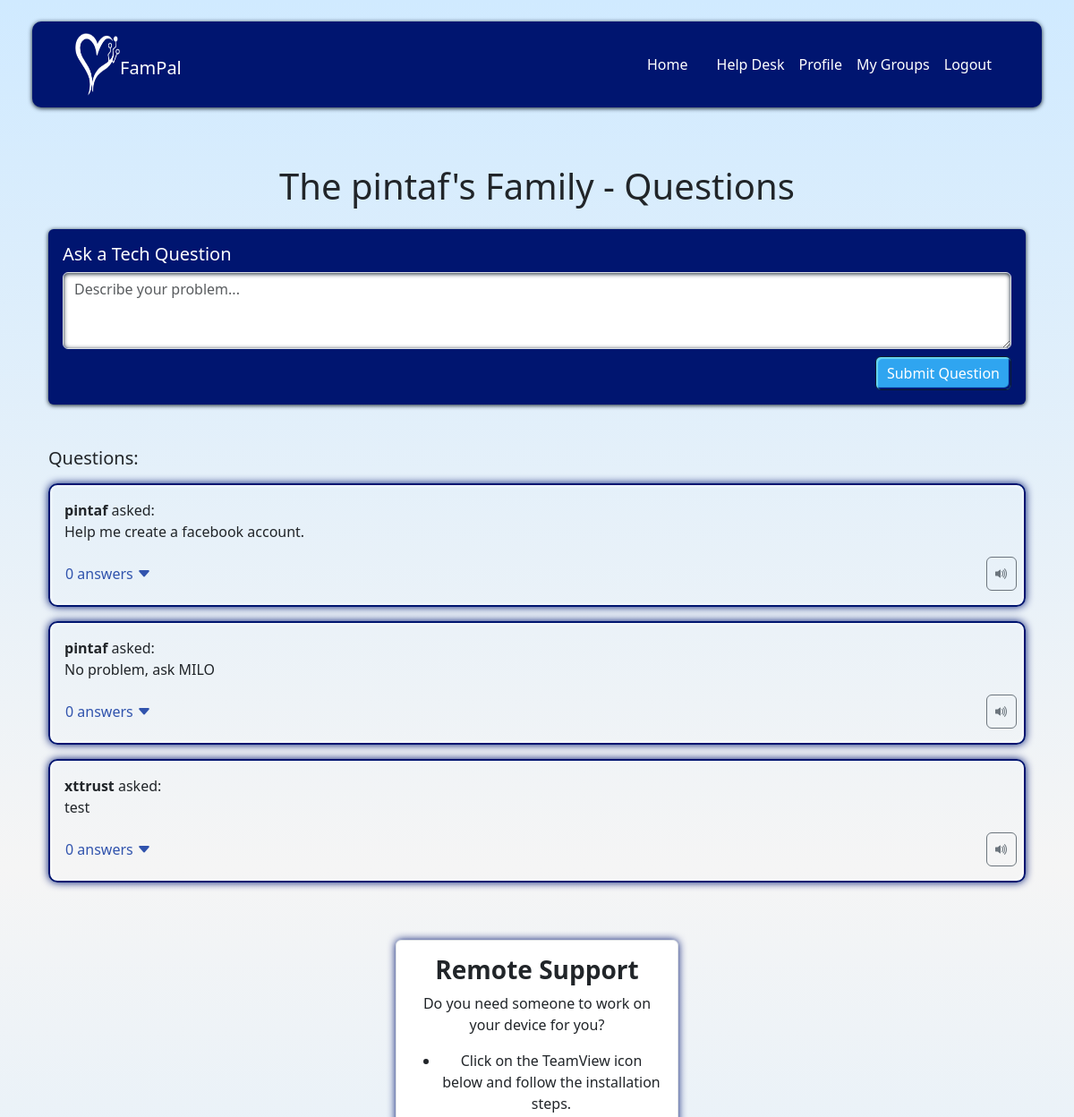
The app's page /help/ (signed in, upper part), older data.
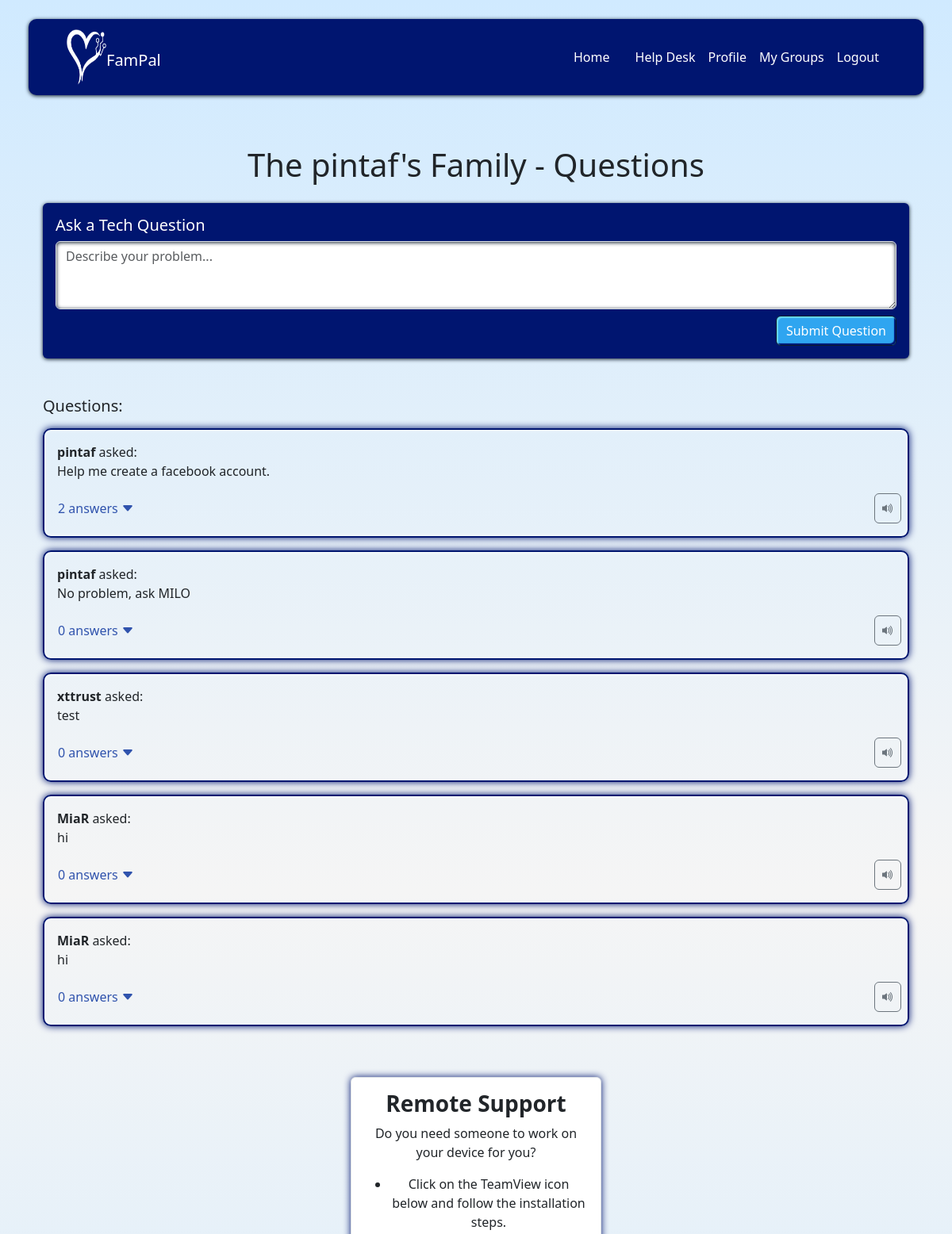
The same page, newer data.
### families/models.py (models this page shows, shortened)
class Question(models.Model):
    user = models.ForeignKey(User, on_delete=models.CASCADE, related_name='questions')
    family_group = models.ForeignKey(
        FamilyGroup,
        on_delete=models.SET_NULL,
        null=True,
        blank=True,
        related_name='questions'
    )
    text = models.TextField()
    created_at = models.DateTimeField(default=timezone.now)

### home/views.py (the view)
# urls.py: path('help/', views.help, name='help'),
@login_required
def help(request):
    family = FamilyGroup.objects.first()  # Or get based on user
    if request.method == 'POST':
        text = request.POST.get('text')
        if text:
            Question.objects.create(user=request.user, family_group=family, text=text)
            return redirect('help')  # Redirect to avoid resubmission
    questions = family.questions.all() if family else []
    return render(request, 'home/help.html', {
        'family': family,
        'questions': questions,
    })

### templates/home/help.html (shortened to what this page needs)
{% extends 'base.html' %}
{% load static %}
{% block content %}
<div class="container-fluid mt-5">
  <h1 class="mb-4 d-flex justify-content-center">The {{ family.name }} - Questions</h1>
<div class="mb-5 p-3 question-textarea rounded">
  <h5>Ask a Tech Question</h5>
  <form method="POST" action="{% url 'help' %}">
    <textarea name="text" class="form-control mb-2" placeholder="Describe your problem..." rows="3" required></textarea>
    <div class="d-flex justify-content-end"><button type="submit" class="btn button-primary">Submit Question</button></div>
  </form>
</div>
<div>
  <h5 class="mb-3">Questions:</h5>
  {% for question in questions %}
    <div class="card-question mb-3 p-3 pe-2">
      <div class="card-body">
        <strong>{{ question.user.username }}</strong> asked:
        <p class="question-text">{{ question.text }}</p>
        <div class="d-flex justify-content-between align-self-end pb-0 mb-0">
          <button class="btn btn-link p-0" type="button" data-bs-toggle="collapse" data-bs-target="#answers-{{ question.id }}" aria-expanded="false" aria-controls="answers-{{ question.id }}">
          {{ question.answers.count }} {{ question.answers.count|pluralize:"answer,answers" }}
            <i class="bi bi-caret-down-fill"></i>
          </button>
          <button type="button"
          class="btn btn-outline-secondary speak-button"
          title="Click to hear the answer" style="padding: 0.375rem 0.5rem;">
          <i class="bi bi-volume-up-fill"></i>
          </button>
        </div>
      </div>
    </div>
  {% empty %}
    <p>No questions posted yet.</p>
  {% endfor %}
</div>
<div class="container-fluid mt-5">
  <div class="row row-cols-1 row-cols-md-3 mb-3 text-center d-flex justify-content-center">
    <div class="row justify-content-center">
      <div class="col">
        <div class="TeamView bg-white border rounded p-3 mt-3 mb-3">
          <h3><strong>Remote Support</strong></h3>
          <p>Do you need someone to work on your device for you?</p>
          <ul>
            <li>Click on the TeamView icon below and follow the installation steps.</li>
          </ul>
        </div>
      </div>
    </div>
  </div>
</div>
</div>
{% endblock %}

Row changes from the older to the newer data that the page shows:
computed for Question "Help me create a facebook account.": answers.count "0" → "2"
added Question: user.username "MiaR", text "hi", answers.count "0"
added Question: user.username "MiaR", text "hi", answers.count "0"
